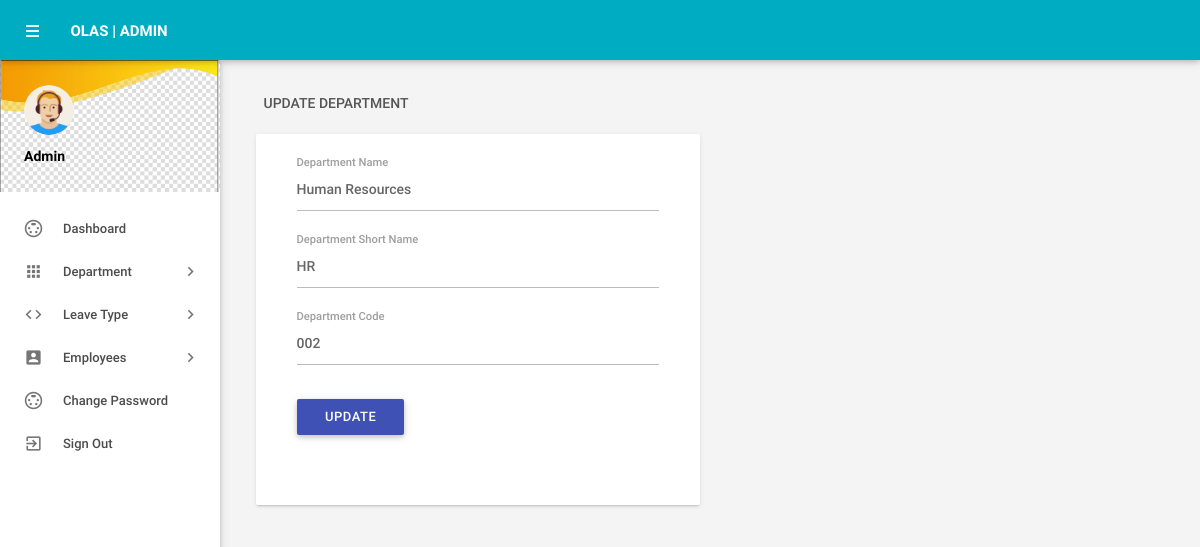
Page /admin/editdepartment.php?deptid=6 (signed in) on the committed database.
### tables this page shows
CREATE TABLE `tbldepartments` (
  `id` int(11) NOT NULL AUTO_INCREMENT,
  `DepartmentName` varchar(150) DEFAULT NULL,
  `DepartmentShortName` varchar(100) NOT NULL,
  `DepartmentCode` varchar(50) DEFAULT NULL,
  `CreationDate` timestamp NULL DEFAULT current_timestamp(),
  PRIMARY KEY (`id`)
);

### admin/editdepartment.php (the view, shortened to what this page needs)
<?php
include('includes/config.php');
if(strlen($_SESSION['alogin'])==0)
    {
header('location:index.php');
}
else{
    ?>
<!DOCTYPE html>
<html lang="en">
    <head>
        <link type="text/css" rel="stylesheet" href="../assets/plugins/materialize/css/materialize.min.css"/>
        <link href="../assets/plugins/material-preloader/css/materialPreloader.min.css" rel="stylesheet">
        <link href="../assets/css/alpha.min.css" rel="stylesheet" type="text/css"/>
        <link href="../assets/css/custom.css" rel="stylesheet" type="text/css"/>
    </head>
    <body>
  <?php include('includes/header.php');?>
       <?php include('includes/sidebar.php');?>
            <main class="mn-inner">
                <div class="row">
                    <div class="col s12">
                        <div class="page-title">Update Department</div>
                    </div>
                    <div class="col s12 m12 l6">
                        <div class="card">
                            <div class="card-content">
                                <div class="row">
                                    <form class="col s12" name="chngpwd" method="post">
<?php
$did=intval($_GET['deptid']);
$sql = "SELECT * from tbldepartments WHERE id=:did";
$query = $dbh -> prepare($sql);
$query->bindParam(':did',$did,PDO::PARAM_STR);
$query->execute();
$results=$query->fetchAll(PDO::FETCH_OBJ);
if($query->rowCount() > 0)
{
foreach($results as $result)
{               ?>
                                        <div class="row">
                                            <div class="input-field col s12">
<input id="departmentname" type="text"  class="validate" autocomplete="off" name="departmentname" value="<?php echo htmlentities($result->DepartmentName);?>"  required>
                                                <label for="deptname">Department Name</label>
                                            </div>
          <div class="input-field col s12">
<input id="departmentshortname" type="text"  class="validate" autocomplete="off" value="<?php echo htmlentities($result->DepartmentShortName);?>" name="departmentshortname"  required>
                                                <label for="deptshortname">Department Short Name</label>
                                            </div>
  <div class="input-field col s12">
 <input id="deptcode" type="text" name="deptcode" class="validate" autocomplete="off" value="<?php echo htmlentities($result->DepartmentCode);?>" required>
                                                <label for="password">Department Code</label>
                                            </div>
<?php }} ?>
<div class="input-field col s12">
<button type="submit" name="update" class="waves-effect waves-light btn indigo m-b-xs">UPDATE</button>
</div>
                                        </div>
                                    </form>
                                </div>
                            </div>
                        </div>
                    </div>
                </div>
            </main>
        </div>
        <div class="left-sidebar-hover"></div>
    </body>
</html>
<?php } ?>

### rows in the picture
tbldepartments: departmentname "Human Resources", departmentshortname "HR", deptcode "002"
